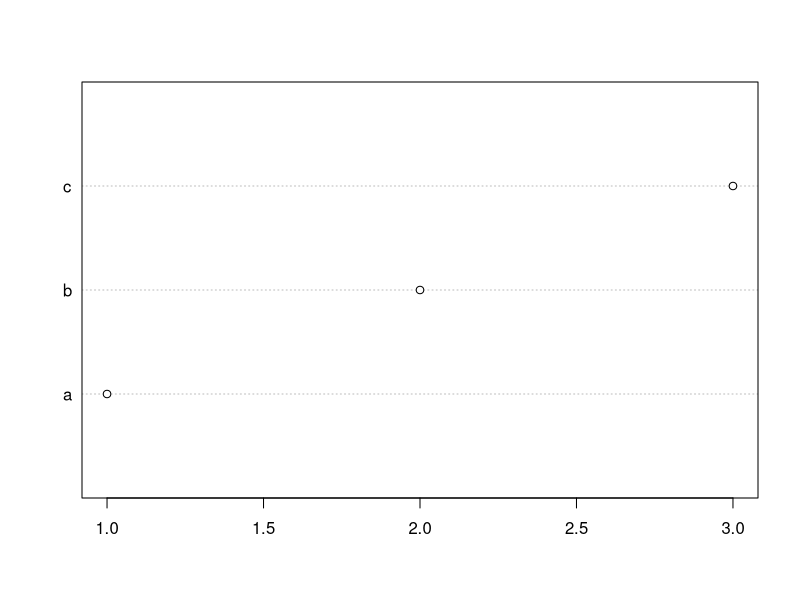

The R script that drew this image:
# labels for each dot. different with other graph, chart has frame.
x <- c(1:3)
y <- c("a", "b", "c")
dotchart(x, labels=y)

